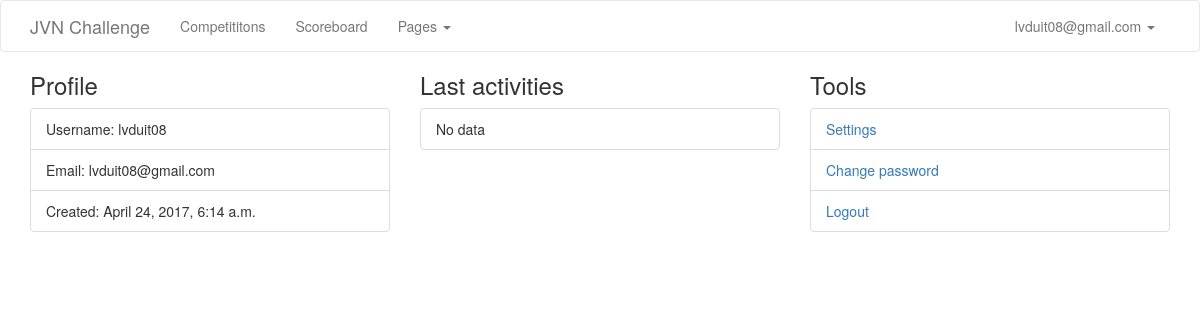
The page /accounts/profile/ (signed in) on the database as committed earlier.
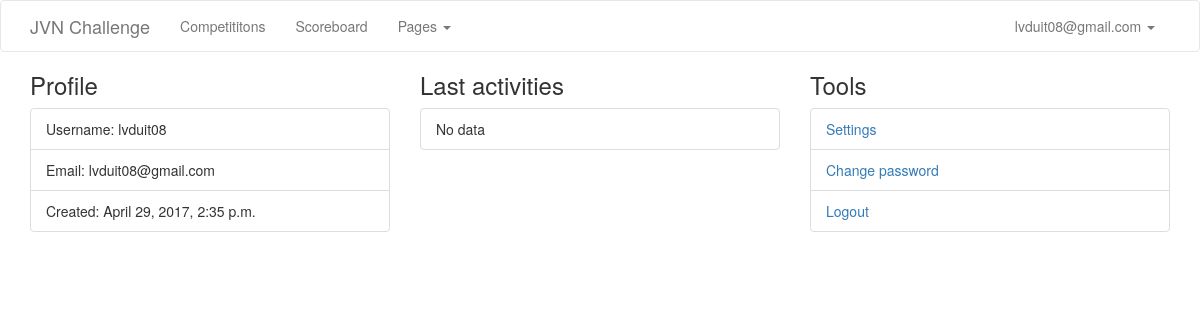
The same page on the database as committed later.
### accounts/models.py (models this page shows, shortened)
@python_2_unicode_compatible
class User(AbstractBaseUser, PermissionsMixin):
    USERNAME_FIELD = 'email'
    username = models.CharField("Username", max_length=200)
    email = models.EmailField("Email", unique=True)
    avatar = models.CharField("Avatar", default='', max_length=200)
    first_name = models.CharField("First name", max_length=200, default='')
    last_name = models.CharField("Last name", max_length=200, default='')
    is_active = models.BooleanField(default=False)
    is_staff = models.BooleanField(default=False)
    created_at = models.DateTimeField(auto_now_add=True)
    updated_at = models.DateTimeField(auto_now=True)
    objects = UserManager()

### accounts/views.py (the view)
def profile(request):
    context = {
        'user': request.user
    }
    return render(request, 'accounts/profile.html', context)

### accounts/templates/accounts/profile.html
{% extends 'jvnchallenge/base.html' %}
{% block content %}
<div class="container">
	<div class="row">
		<div class="col-md-4 col-sx-12">
			<h3>Profile</h3>
			<ul class="list-group">
				<li class="list-group-item">Username: {{user.username}}</li>
				<li class="list-group-item">Email: {{ user.email }}</li>
				<li class="list-group-item">Created: {{user.created_at}}</li>
			</ul>
		</div>
		<div class="col-md-4 col-sx-12">
		<h3>Last activities</h3>
			<ul class="list-group">
				<li class="list-group-item">No data</li>
			</ul>
		</div>
		<div class="col-md-4 col-sx-12">
		<h3>Tools</h3>
			<ul class="list-group">
				<li class="list-group-item">
					<a href="{% url 'accounts:settings' %}">Settings</a>
				</li>
				<li class="list-group-item">
					<a href="{% url 'accounts:settings_p' 'account' %}">Change password</a>
				</li>
				<li class="list-group-item">
					<a href="{% url 'logout' %}">Logout</a>
				</li>
			</ul>
		</div>
	</div>
</div>
{% endblock %}

### templates/jvnchallenge/base.html (shortened to what this page needs)
{% load static %} {% load bootstrap3 %}
<!DOCTYPE html>
<html>
<head>
    {% bootstrap_css %} {% bootstrap_javascript jquery=1 %}
    <link rel="stylesheet" type="text/css" href="{% static 'challenge/css/base.css' %}">
</head>
<body>
    <nav class="navbar navbar-default navbar-jvn">
        <div class="container">
            <div class="navbar-header">
                <a class="navbar-brand" href="{% url 'page:index' %}">JVN Challenge</a>
            </div>
            <div class="collapse navbar-collapse" id="bs-example-navbar-collapse-1">
                <ul class="nav navbar-nav">
                    <li><a href="{% url 'competition:index' %}">Competititons</a></li>
                    <li><a href="{% url 'scoreboard:index' %}">Scoreboard</a></li>
                    <li class="dropdown">
                        <a href="#" class="dropdown-toggle" data-toggle="dropdown" role="button" aria-haspopup="true" aria-expanded="false">Pages <span class="caret"></span></a>
                    </li>
                </ul>
                <ul class="nav navbar-nav navbar-right">
                	{% if not user.email %}
                    	<li><a href="{% url 'login' %}">Login / Register</a></li>
                	{% else %}
	                	<li class="dropdown">
	                        <a href="#" class="dropdown-toggle" data-toggle="dropdown" role="button" aria-haspopup="true" aria-expanded="false">{{ user.email }} <span class="caret"></span></a>
	                    </li>
                	{% endif %}
                </ul>
            </div>
        </div>
    </nav>
    {% block content %}{% endblock %}
</body>
</html>

Rows that differ between the two databases and show on the page:
changed User "lvduit08@gmail.com": created_at "April 24, 2017, 6:14 a.m." → "April 29, 2017, 2:35 p.m."
